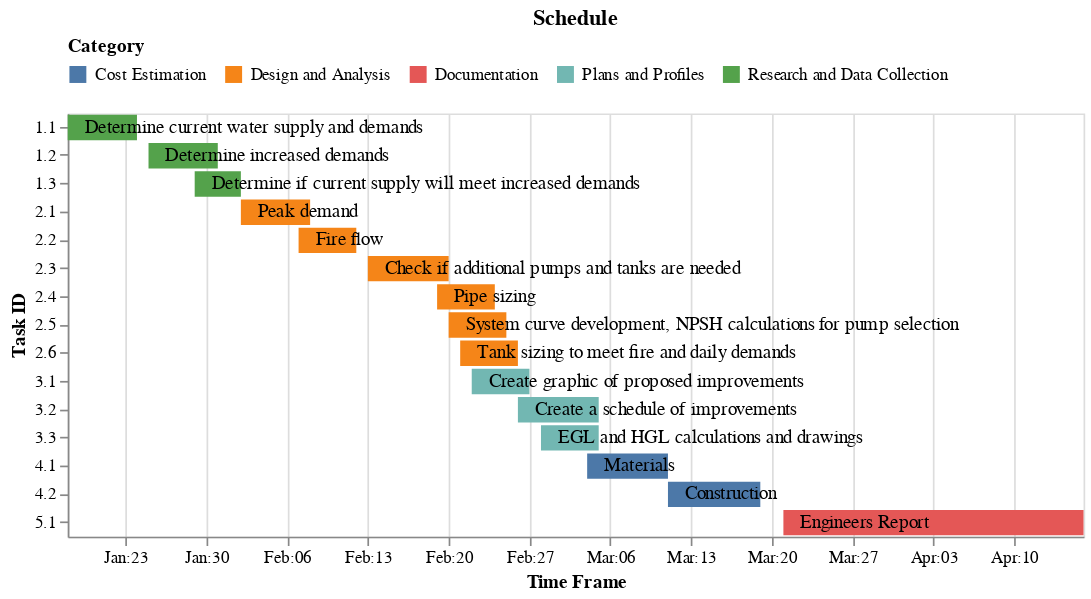

The cell this chart's notebook holds for it:
### Code cell
import altair as alt

def gantt_chart(df):
	chart = alt.Chart(df).mark_bar().encode(
		x = alt.X('start:T',title='Time Frame',axis=alt.Axis(format='%b:%d')),
		x2='end:T',
		y=alt.Y('Task:O',sort='x',title='Task ID'),
		color=alt.Color('Category',legend=alt.Legend(title='Category',orient='top')),
		# text='Name',
		tooltip=['Task','Name','Category','start','end'],
		order='Task',
		# column='Category',

	).properties(
		title="Schedule",
		width=600,
		height=250,
	)
	return chart


g = gantt_chart(df)
g

text = g.mark_text(
	align='left',
	baseline='middle',
	dx=10,
	# color=alt.condition('Name' != ' ',alt.value('black'),alt.value('black'))
	
).encode(text='Name',color=alt.value('black'))
# .encode(text='Name')
g + text
# g.save('chart.png')

### Figure 1 — Vega-Lite specification as saved in the notebook (floating-point values rounded to 4 significant figures)
{"config": {"view": {"continuousWidth": 400, "continuousHeight": 300}}, "layer": [{"mark": "bar", "encoding": {"color": {"type": "nominal", "field": "Category", "legend": {"orient": "top", "title": "Category"}}, "order": {"type": "quantitative", "field": "Task"}, "tooltip": [{"type": "quantitative", "field": "Task"}, {"type": "nominal", "field": "Name"}, {"type": "nominal", "field": "Category"}, {"type": "temporal", "field": "start"}, {"type": "temporal", "field": "end"}], "x": {"type": "temporal", "axis": {"format": "%b:%d"}, "field": "start", "title": "Time Frame"}, "x2": {"field": "end"}, "y": {"type": "ordinal", "field": "Task", "sort": "x", "title": "Task ID"}}, "height": 250, "title": "Schedule", "width": 600}, {"mark": {"type": "text", "align": "left", "baseline": "middle", "dx": 10}, "encoding": {"color": {"value": "black"}, "order": {"type": "quantitative", "field": "Task"}, "text": {"type": "nominal", "field": "Name"}, "tooltip": [{"type": "quantitative", "field": "Task"}, {"type": "nominal", "field": "Name"}, {"type": "nominal", "field": "Category"}, {"type": "temporal", "field": "start"}, {"type": "temporal", "field": "end"}], "x": {"type": "temporal", "axis": {"format": "%b:%d"}, "field": "start", "title": "Time Frame"}, "x2": {"field": "end"}, "y": {"type": "ordinal", "field": "Task", "sort": "x", "title": "Task ID"}}, "height": 250, "title": "Schedule", "width": 600}], "data": {"name": "data-a88782c4fbcc293f4336e9d8b07351a8"}, "$schema": "https://vega.github.io/schema/vega-lite/v4.8.1.json", "datasets": {"data-a88782c4fbcc293f4336e9d8b07351a8": [{"Task": 1.1, "Category": "Research and Data Collection", "Name": "Determine current water supply and demands", "Date": "January 18, 2022 → January 24, 2022", "start": "2022-01-18T00:00:00", "end": "2022-01-24T00:00:00"}, {"Task": 1.2, "Category": "Research and Data Collection", "Name": "Determine increased demands", "Date": "January 25, 2022 → January 31, 2022", "start": "2022-01-25T00:00:00", "end": "2022-01-31T00:00:00"}, {"Task": 1.3, "Category": "Research and Data Collection", "Name": "Determine if current supply will meet increased demands", "Date": "January 29, 2022 → February 2, 2022", "start": "2022-01-29T00:00:00", "end": "2022-02-02T00:00:00"}, {"Task": 2.1, "Category": "Design and Analysis", "Name": "Peak demand", "Date": "February 2, 2022 → February 8, 2022", "start": "2022-02-02T00:00:00", "end": "2022-02-08T00:00:00"}, {"Task": 2.2, "Category": "Design and Analysis", "Name": "Fire flow", "Date": "February 7, 2022 → February 12, 2022", "start": "2022-02-07T00:00:00", "end": "2022-02-12T00:00:00"}, {"Task": 2.3, "Category": "Design and Analysis", "Name": "Check if additional pumps and tanks are needed", "Date": "February 13, 2022 → February 20, 2022", "start": "2022-02-13T00:00:00", "end": "2022-02-20T00:00:00"}, {"Task": 2.4, "Category": "Design and Analysis", "Name": "Pipe sizing", "Date": "February 19, 2022 → February 24, 2022", "start": "2022-02-19T00:00:00", "end": "2022-02-24T00:00:00"}, {"Task": 2.5, "Category": "Design and Analysis", "Name": "System curve development, NPSH calculations for pump selection", "Date": "February 20, 2022 → February 25, 2022", "start": "2022-02-20T00:00:00", "end": "2022-02-25T00:00:00"}, {"Task": 2.6, "Category": "Design and Analysis", "Name": "Tank sizing to meet fire and daily demands", "Date": "February 21, 2022 → February 26, 2022", "start": "2022-02-21T00:00:00", "end": "2022-02-26T00:00:00"}, {"Task": 3.1, "Category": "Plans and Profiles", "Name": "Create graphic of proposed improvements", "Date": "February 22, 2022 → February 27, 2022", "start": "2022-02-22T00:00:00", "end": "2022-02-27T00:00:00"}, {"Task": 3.2, "Category": "Plans and Profiles", "Name": "Create a schedule of improvements", "Date": "February 26, 2022 → March 5, 2022", "start": "2022-02-26T00:00:00", "end": "2022-03-05T00:00:00"}, {"Task": 3.3, "Category": "Plans and Profiles", "Name": "EGL and HGL calculations and drawings", "Date": "February 28, 2022 → March 5, 2022", "start": "2022-02-28T00:00:00", "end": "2022-03-05T00:00:00"}, {"Task": 4.1, "Category": "Cost Estimation", "Name": "Materials", "Date": "March 4, 2022 → March 11, 2022", "start": "2022-03-04T00:00:00", "end": "2022-03-11T00:00:00"}, {"Task": 4.2, "Category": "Cost Estimation", "Name": "Construction", "Date": "March 11, 2022 → March 19, 2022", "start": "2022-03-11T00:00:00", "end": "2022-03-19T00:00:00"}, {"Task": 5.1, "Category": "Documentation", "Name": "Engineers Report", "Date": "March 21, 2022 → April 16, 2022", "start": "2022-03-21T00:00:00", "end": "2022-04-16T00:00:00"}]}}
